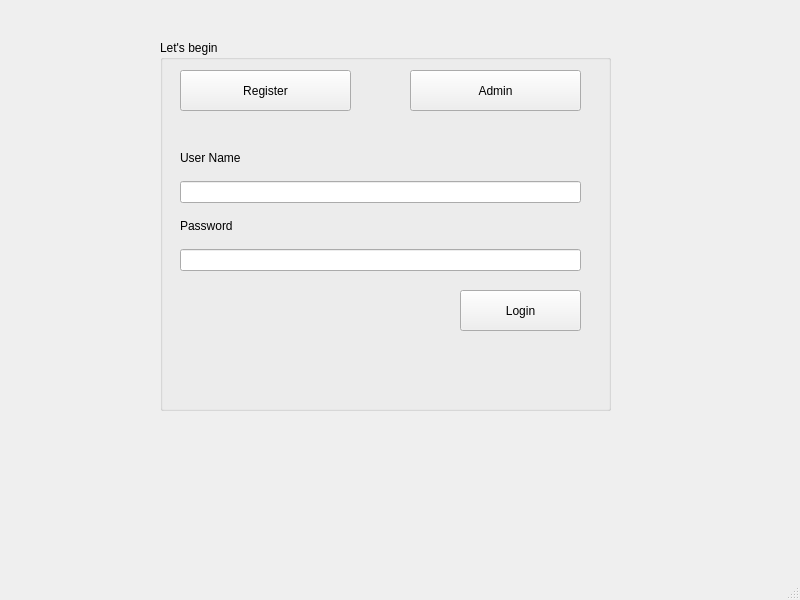
<?xml version="1.0" encoding="UTF-8"?>
<ui version="4.0">
 <class>loginn</class>
 <widget class="QMainWindow" name="loginn">
  <property name="geometry">
   <rect>
    <x>0</x>
    <y>0</y>
    <width>800</width>
    <height>600</height>
   </rect>
  </property>
  <property name="windowTitle">
   <string>loginn</string>
  </property>
  <widget class="QWidget" name="centralwidget">
   <widget class="QGroupBox" name="groupBox">
    <property name="geometry">
     <rect>
      <x>160</x>
      <y>40</y>
      <width>451</width>
      <height>371</height>
     </rect>
    </property>
    <property name="title">
     <string>Let's begin</string>
    </property>
    <widget class="QPushButton" name="pushButton_reg">
     <property name="geometry">
      <rect>
       <x>20</x>
       <y>30</y>
       <width>171</width>
       <height>41</height>
      </rect>
     </property>
     <property name="text">
      <string>Register</string>
     </property>
    </widget>
    <widget class="QPushButton" name="pushButton_login">
     <property name="geometry">
      <rect>
       <x>300</x>
       <y>250</y>
       <width>121</width>
       <height>41</height>
      </rect>
     </property>
     <property name="text">
      <string>Login</string>
     </property>
    </widget>
    <widget class="QWidget" name="layoutWidget">
     <property name="geometry">
      <rect>
       <x>20</x>
       <y>100</y>
       <width>401</width>
       <height>131</height>
      </rect>
     </property>
     <layout class="QVBoxLayout" name="verticalLayout">
      <item>
       <widget class="QLabel" name="label">
        <property name="text">
         <string>User Name</string>
        </property>
       </widget>
      </item>
      <item>
       <widget class="QLineEdit" name="lineEdit_username"/>
      </item>
      <item>
       <widget class="QLabel" name="label_2">
        <property name="text">
         <string>Password</string>
        </property>
       </widget>
      </item>
      <item>
       <widget class="QLineEdit" name="lineEdit"/>
      </item>
     </layout>
    </widget>
    <widget class="QPushButton" name="pushButton_ad">
     <property name="geometry">
      <rect>
       <x>250</x>
       <y>30</y>
       <width>171</width>
       <height>41</height>
      </rect>
     </property>
     <property name="text">
      <string>Admin</string>
     </property>
    </widget>
   </widget>
  </widget>
  <widget class="QMenuBar" name="menubar">
   <property name="geometry">
    <rect>
     <x>0</x>
     <y>0</y>
     <width>800</width>
     <height>21</height>
    </rect>
   </property>
  </widget>
  <widget class="QStatusBar" name="statusbar"/>
 </widget>
 <resources/>
 <connections/>
</ui>
